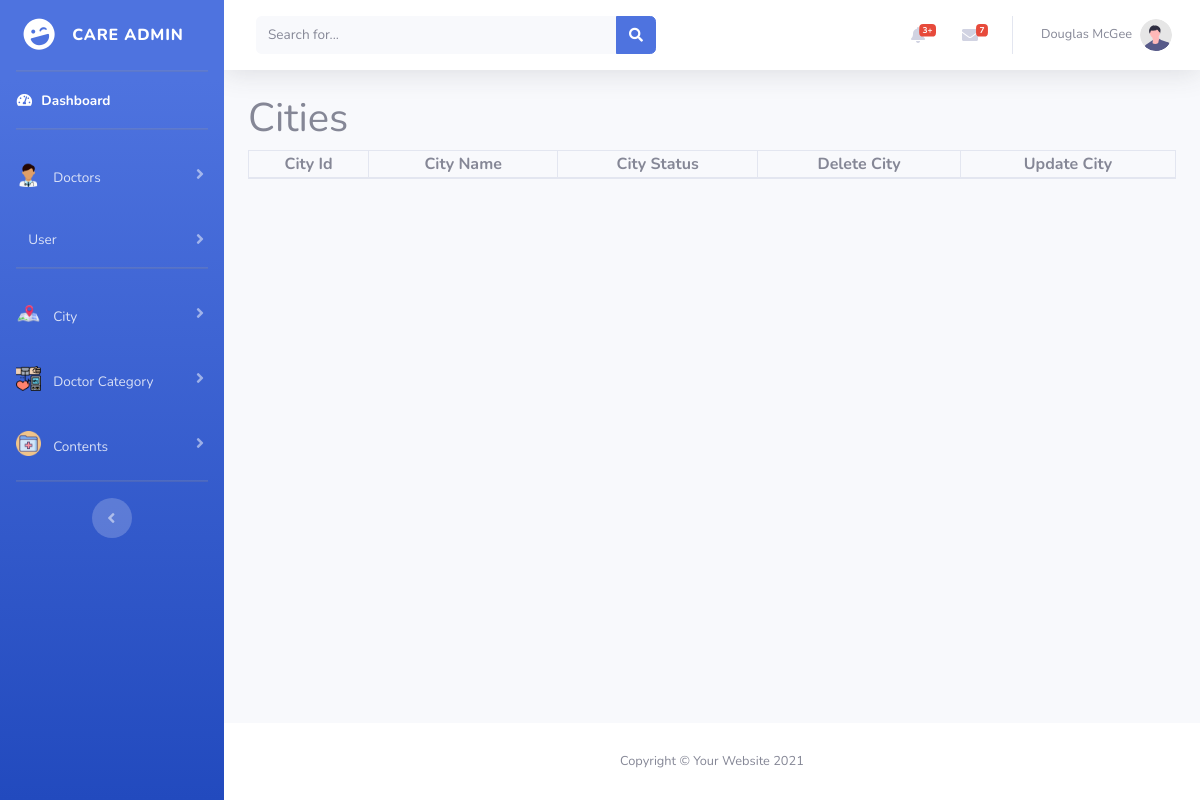
Page /admin/viewcities.php on the earlier database version.
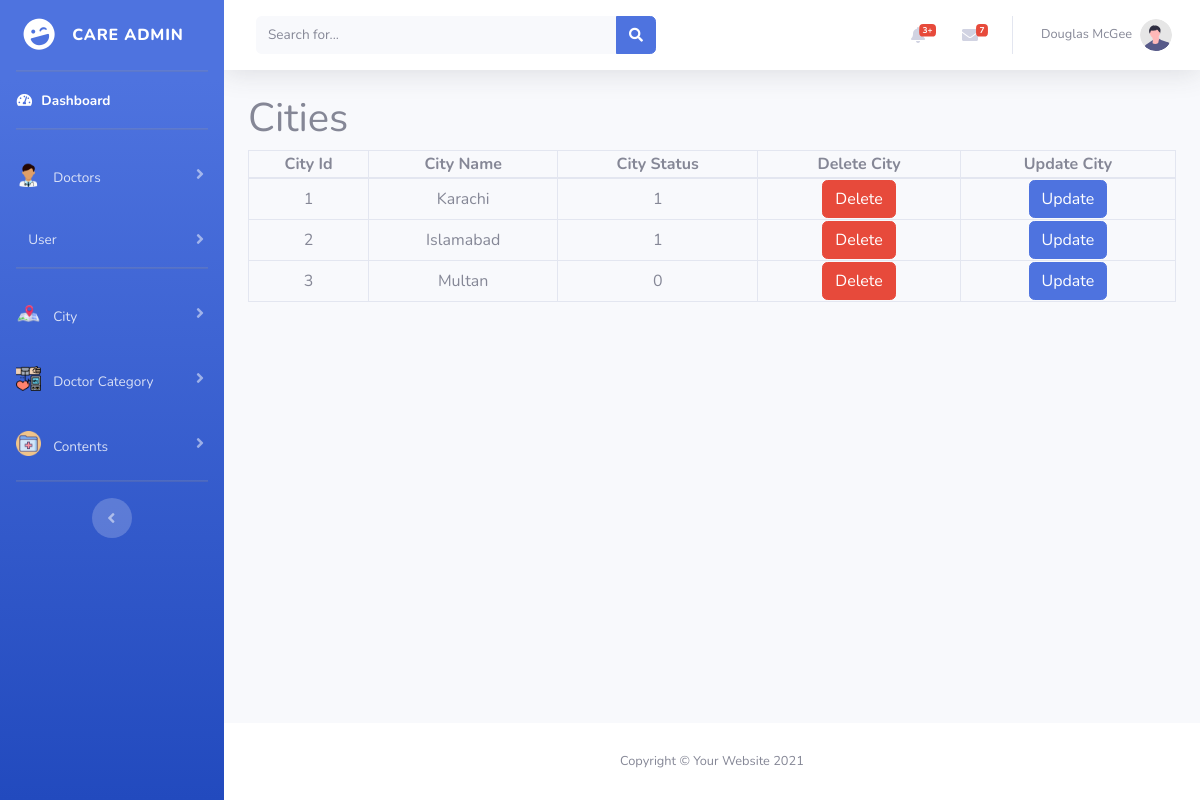
Same page on the later database version.
### tables this page shows
CREATE TABLE `city` (
  `city_id` int(11) NOT NULL,
  `city_name` varchar(100) NOT NULL,
  `status` int(11) NOT NULL
);

### admin/viewcities.php (the view, shortened to what this page needs)
<?php
include("connection.php");
$select_city_query = "SELECT * FROM `city`";
$run_select_city_query = mysqli_query($connection, $select_city_query);
?>
<!DOCTYPE html>
<html lang="en">
<head>
    <link href="vendor/fontawesome-free/css/all.min.css" rel="stylesheet" type="text/css">
    <link href="https://cdn.jsdelivr.net/npm/bootstrap@5.0.2/dist/css/bootstrap.min.css" rel="stylesheet"
>
    <link href="css/sb-admin-2.min.css" rel="stylesheet">
</head>
<body id="page-top">
    <div id="wrapper">
        <?php include 'sidebar.php';?>
        <div id="content-wrapper" class="d-flex flex-column">
            <div id="content">
                <?php include 'topbar.php';?>
                <div class="container">
                        <h1>Cities</h1>
                        <table class="table-bordered w-100 text-center">
                            <thead>
                                <th>City Id</th>
                                <th>City Name</th>
                                <th>City Status</th>
                                <th>Delete City</th>
                                <th>Update City</th>
                            </thead>
                            <tbody>
                                <?php while($row = mysqli_fetch_array($run_select_city_query)){?>
                              <tr>
                                        <td><?php echo $row['city_id']; ?></td>
                                        <td><?php echo $row['city_name']; ?></td>
                                        <td><?php echo $row['status']; ?></td>
                                        <td><a href="deletecity.php?id=<?php echo $row['city_id']; ?>" class="btn btn-danger">Delete</a></td>
                                        <td><a href="updatecity.php?id=<?php echo $row['city_id']; ?>" class="btn btn-primary">Update</a></td>
                              </tr>
                                <?php } ?>
                            </tbody>
                        </table>
                </div>
            </div>
            <?php include 'footer.php' ?>
        </div>
    </div>
</body>
</html>

Differences in the rows shown:
added city: city_id "1", city_name "Karachi", status "1"
added city: city_id "2", city_name "Islamabad", status "1"
added city: city_id "3", city_name "Multan", status "0"
